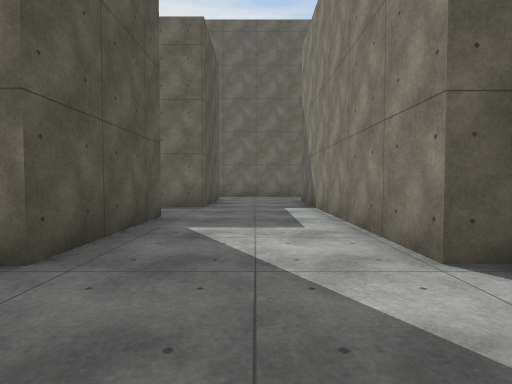
[1] (above)

24 first-person views from a walk through a Unity game level. The camera is 1.2 m above the floor, tilts 2° down and sees 80° across. The floor is counted in squares, 2 m on a side. Each view is taken from the middle of a square. On the plan, view 1 faces up. The plan holds only what a view shows up to about 9 squares ahead; the rest is blank. The place goes on beyond the plan. The player character is not drawn. Surface patterns are stand-ins for the level's own textures.

[2]
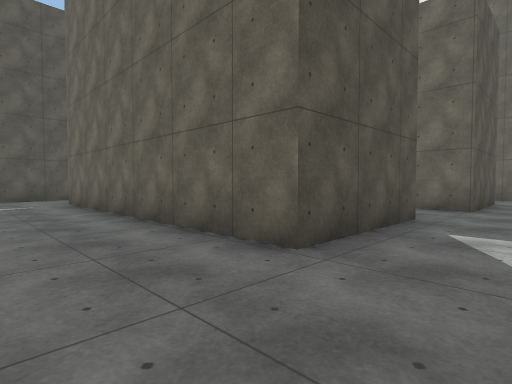

[3]
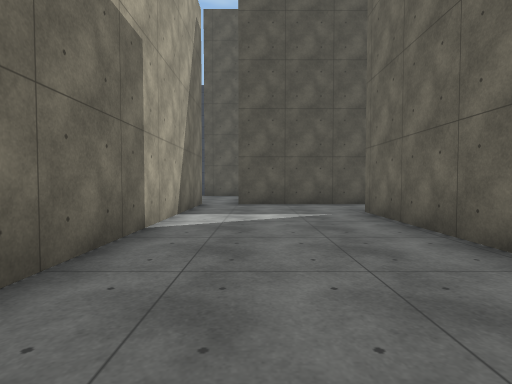

[4]
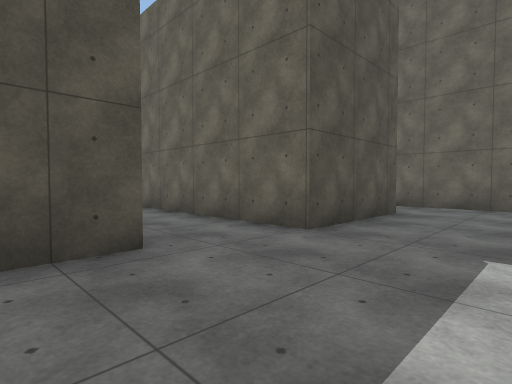

[5]
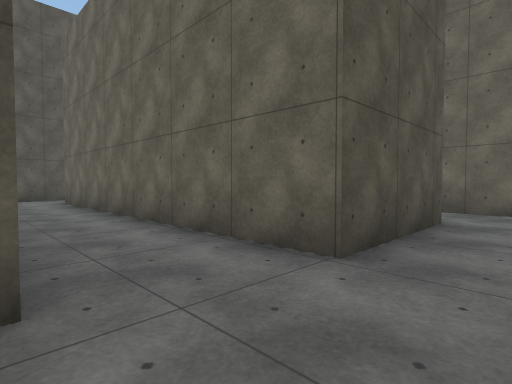

[6]
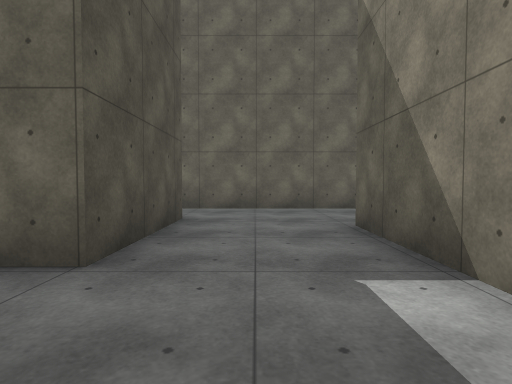

[7]
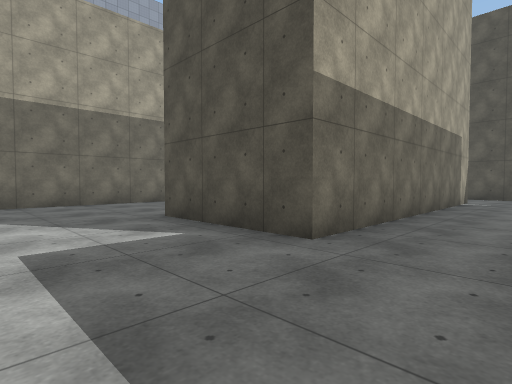

[8]
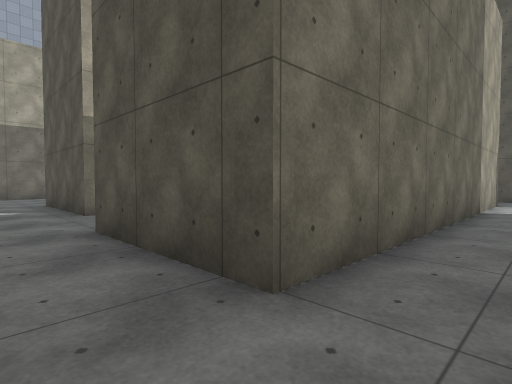

[9]
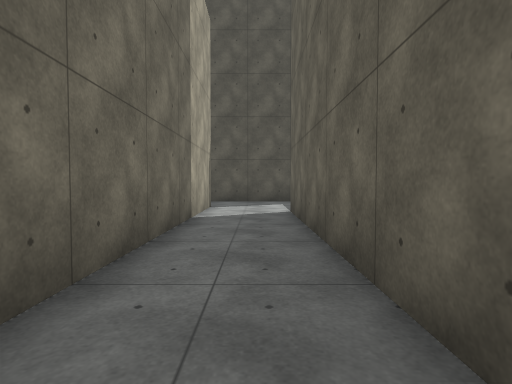

[10]
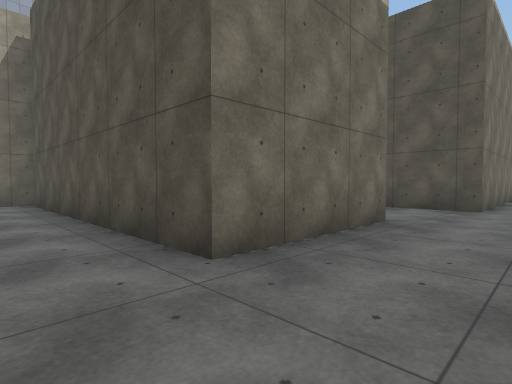

[11]
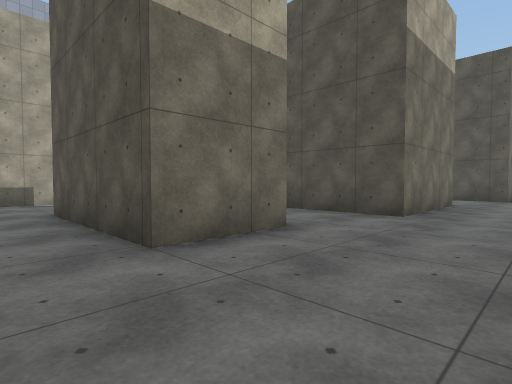

[12]
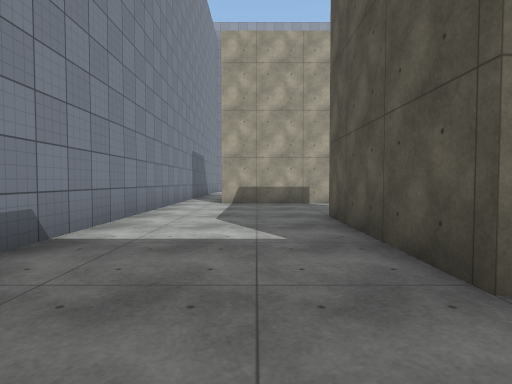

[13]
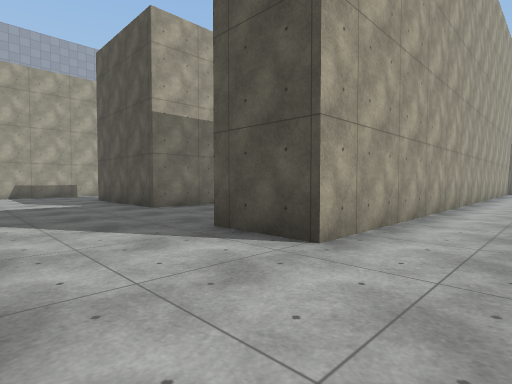

[14]
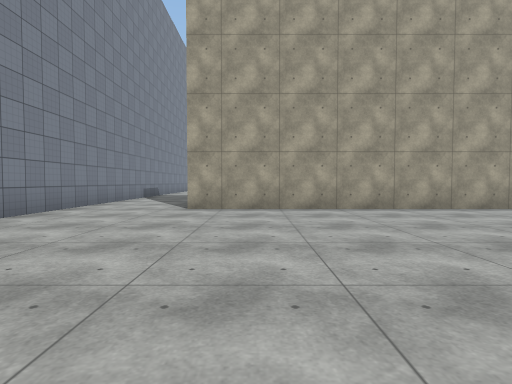

[15]
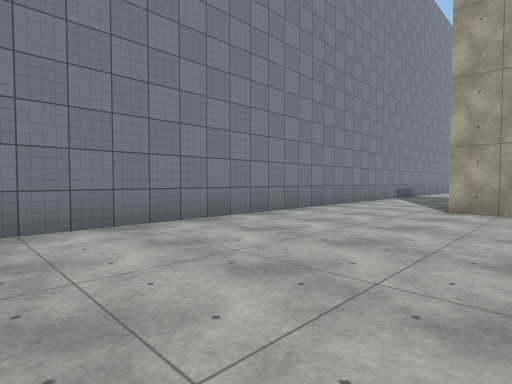

[16]
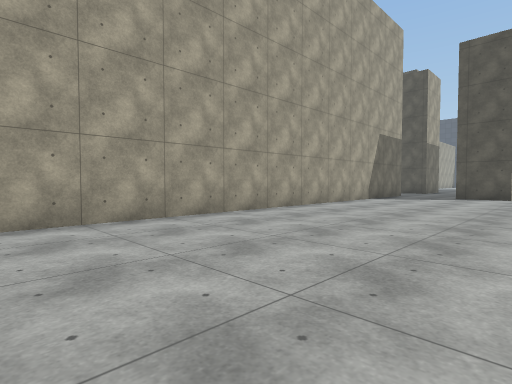

[17]
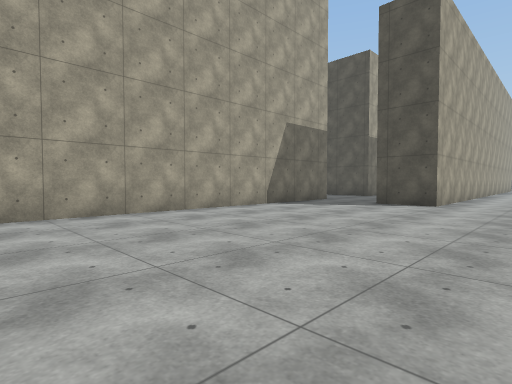

[18]
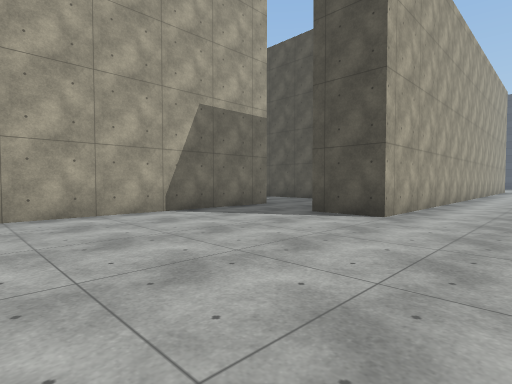

[19]
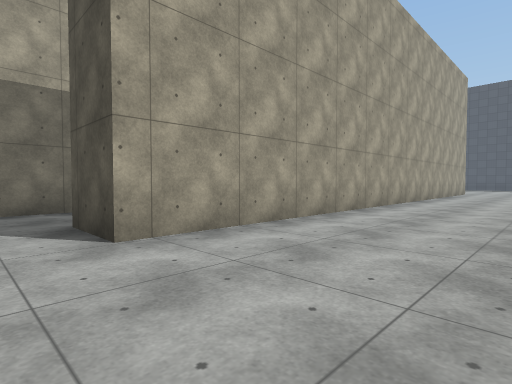

[20]
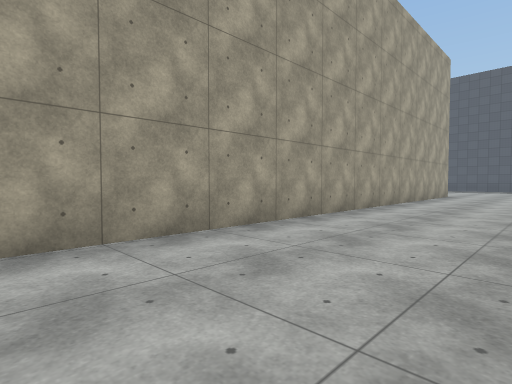

[21]
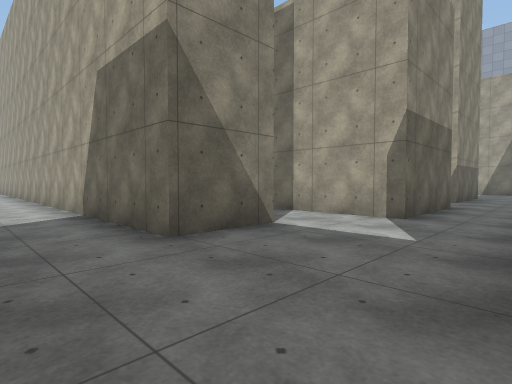

[22]
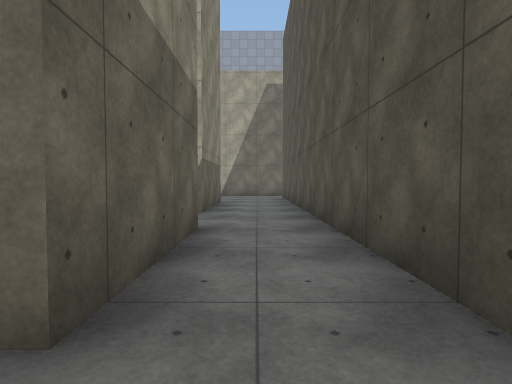

[23]
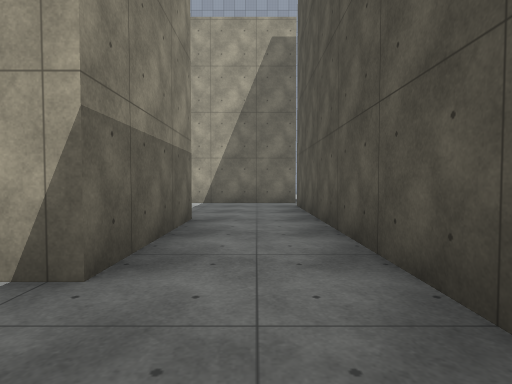

[24]
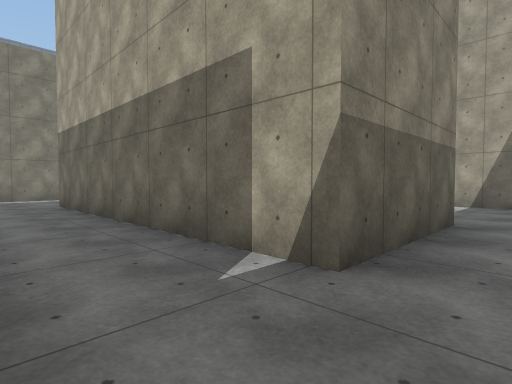

### Floor plan
Points are (right, up) in squares from view 1. A wall is a line through its corners. A room is listed if a view was taken in it or the views show most of it. See-through windows are left out.
Room 1 (views 1, 2, 3, 4, 5, 6, 7, 8, 9, 22, 23, 24)
walls: (-1.6, 5.2) (-1.6, 2.1) (-9, 2.1) (-9, 5.2) (-1.6, 5.2); (-1.2, 7.1) (-9.3, 7.1) (-9.3, 9.9) (-1.2, 9.9) (-1.2, 7.1); (1.4, 2.1) (1.4, 9.1); (2.2, 11.7) (-8.1, 11.7) (-8.1, 13.4); (-11, 12.1) (-11, -0.5); (-11.1, -1.4) (0.4, -1.4)
ways out: opening at (-9.5, 12.5) to room 2; opening at (1, 2) to room 2; opening at (1, 10.5) to room 2; opening at (-11, -1)
Room 2 (views 10, 11, 12, 13, 14, 15, 16, 17, 18, 19, 20, 21)
walls: (-8.1, 13.4) (9.5, 13.4) (9.5, 11.6); (1.4, 9.1) (4.6, 9.1) (4.6, 2.1); (-18.8, 16.9) (-7.1, 16.9) (-7.1, 15.4); (6.8, 8.4) (8.7, 8.4) (8.7, 4.8); (1.9, 2.1) (1.4, 2.1); (4.5, 1.8) (5.2, 1.8); (12.2, 11) (12.2, 19.8); (8, 1.8) (11, 1.8); (12.2, 1) (12.2, 7.5)
ways out: opening at (-9.5, 12.5) to room 1; opening at (1, 2) to room 1; opening at (1, 10.5) to room 1; opening at (12, 0.5)

Positions as (right, up) in squares from view 1, and headings:
1: (0, 0), facing up
2: (0, 0), facing up-left
3: (-3, 0), facing left
4: (1, 4), facing up-left
5: (0, 5), facing up-left
6: (0, 5), facing up
7: (1, 7), facing down-left
8: (0, 11), facing down-left
9: (-2, 11), facing left
10: (6, 11), facing down-left
11: (10, 11), facing down-left
12: (10, 10), facing down
13: (12, 15), facing down-left
14: (8, 20), facing down
15: (8, 20), facing down-right
16: (5, 18), facing down-left
17: (1, 19), facing down-left
18: (-2, 19), facing down-left
19: (-6, 20), facing down-left
20: (-9, 20), facing down-left
21: (-11, 15), facing down-right
22: (-10, 11), facing down
23: (-10, 7), facing down
24: (-10, 7), facing down-right
